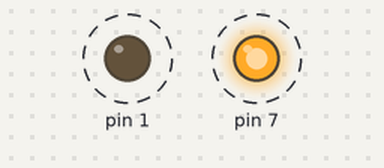
Simulated run of this sketch. Board: Arduino Uno, built with avr-gcc and run on an emulated ATmega328P. Parts: output pins drawn as LEDs (lit = HIGH). Dashed ring = blinking.

Above: at 0.5 s.
Timing chart, 0 to 4.6 s (numbered marks = the images above):
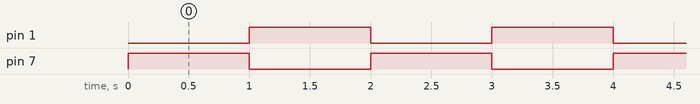

Measured:
- by itself, pin 1, pin 7: alternates HIGH for 1.0 s and LOW for 1.0 s

The sketch:

blink.ino
```cpp
void setup() {
    pinMode(7, OUTPUT);
    pinMode(1, OUTPUT);
}

void loop() {
    digitalWrite(1, LOW);
    digitalWrite(7, HIGH);
    delay(1000);

    digitalWrite(7, LOW);
    digitalWrite(1, HIGH);
    delay(1000);
}
```
